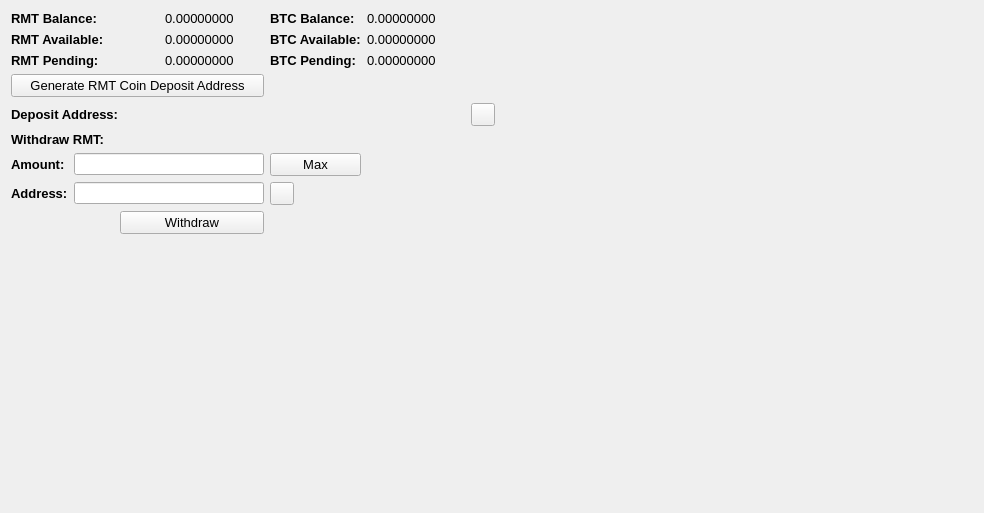
     <widget class="QWidget" name="BalanceTab">
      <attribute name="title">
       <string>Balance</string>
      </attribute>
      <layout class="QGridLayout" name="gridLayout_2">
       <item row="0" column="0" colspan="2">
        <widget class="QLabel" name="label_11">
         <property name="font">
          <font>
           <pointsize>10</pointsize>
           <weight>75</weight>
           <bold>true</bold>
          </font>
         </property>
         <property name="text">
          <string>RMT Balance:</string>
         </property>
        </widget>
       </item>
       <item row="0" column="3">
        <widget class="QLabel" name="RMTBalanceLabel">
         <property name="font">
          <font>
           <pointsize>10</pointsize>
          </font>
         </property>
         <property name="text">
          <string>0.00000000</string>
         </property>
         <property name="textInteractionFlags">
          <set>Qt::LinksAccessibleByMouse|Qt::TextSelectableByMouse</set>
         </property>
        </widget>
       </item>
       <item row="0" column="4">
        <widget class="QLabel" name="label_12">
         <property name="font">
          <font>
           <pointsize>10</pointsize>
           <weight>75</weight>
           <bold>true</bold>
          </font>
         </property>
         <property name="text">
          <string>BTC Balance:</string>
         </property>
        </widget>
       </item>
       <item row="0" column="5">
        <widget class="QLabel" name="BitcoinBalanceLabel">
         <property name="font">
          <font>
           <pointsize>10</pointsize>
          </font>
         </property>
         <property name="text">
          <string>0.00000000</string>
         </property>
         <property name="textInteractionFlags">
          <set>Qt::LinksAccessibleByMouse|Qt::TextSelectableByMouse</set>
         </property>
        </widget>
       </item>
       <item row="0" column="7" rowspan="10">
        <spacer name="horizontalSpacer_4">
         <property name="orientation">
          <enum>Qt::Horizontal</enum>
         </property>
         <property name="sizeHint" stdset="0">
          <size>
           <width>478</width>
           <height>488</height>
          </size>
         </property>
        </spacer>
       </item>
       <item row="1" column="0" colspan="2">
        <widget class="QLabel" name="label_13">
         <property name="font">
          <font>
           <pointsize>10</pointsize>
           <weight>75</weight>
           <bold>true</bold>
          </font>
         </property>
         <property name="text">
          <string>RMT Available:</string>
         </property>
        </widget>
       </item>
       <item row="1" column="3">
        <widget class="QLabel" name="RMTAvailableLabel_2">
         <property name="font">
          <font>
           <pointsize>10</pointsize>
          </font>
         </property>
         <property name="text">
          <string>0.00000000</string>
         </property>
         <property name="textInteractionFlags">
          <set>Qt::LinksAccessibleByMouse|Qt::TextSelectableByMouse</set>
         </property>
        </widget>
       </item>
       <item row="1" column="4">
        <widget class="QLabel" name="label_15">
         <property name="font">
          <font>
           <pointsize>10</pointsize>
           <weight>75</weight>
           <bold>true</bold>
          </font>
         </property>
         <property name="text">
          <string>BTC Available:</string>
         </property>
        </widget>
       </item>
       <item row="1" column="5">
        <widget class="QLabel" name="BitcoinAvailableLabel">
         <property name="font">
          <font>
           <pointsize>10</pointsize>
          </font>
         </property>
         <property name="text">
          <string>0.00000000</string>
         </property>
         <property name="textInteractionFlags">
          <set>Qt::LinksAccessibleByMouse|Qt::TextSelectableByMouse</set>
         </property>
        </widget>
       </item>
       <item row="2" column="0" colspan="2">
        <widget class="QLabel" name="label_14">
         <property name="font">
          <font>
           <pointsize>10</pointsize>
           <weight>75</weight>
           <bold>true</bold>
          </font>
         </property>
         <property name="text">
          <string>RMT Pending:</string>
         </property>
        </widget>
       </item>
       <item row="2" column="3">
        <widget class="QLabel" name="RMTPendingLabel">
         <property name="font">
          <font>
           <pointsize>10</pointsize>
          </font>
         </property>
         <property name="text">
          <string>0.00000000</string>
         </property>
         <property name="textInteractionFlags">
          <set>Qt::LinksAccessibleByMouse|Qt::TextSelectableByMouse</set>
         </property>
        </widget>
       </item>
       <item row="2" column="4">
        <widget class="QLabel" name="label_31">
         <property name="font">
          <font>
           <pointsize>10</pointsize>
           <weight>75</weight>
           <bold>true</bold>
          </font>
         </property>
         <property name="text">
          <string>BTC Pending:</string>
         </property>
        </widget>
       </item>
       <item row="2" column="5">
        <widget class="QLabel" name="BitcoinPendingLabel">
         <property name="font">
          <font>
           <pointsize>10</pointsize>
          </font>
         </property>
         <property name="text">
          <string>0.00000000</string>
         </property>
         <property name="textInteractionFlags">
          <set>Qt::LinksAccessibleByMouse|Qt::TextSelectableByMouse</set>
         </property>
        </widget>
       </item>
       <item row="3" column="0" colspan="4">
        <widget class="QPushButton" name="GenDepositBTN">
         <property name="font">
          <font>
           <pointsize>10</pointsize>
          </font>
         </property>
         <property name="text">
          <string>Generate RMT Coin Deposit Address</string>
         </property>
        </widget>
       </item>
       <item row="4" column="0" colspan="3">
        <widget class="QLabel" name="label_33">
         <property name="font">
          <font>
           <pointsize>10</pointsize>
           <weight>75</weight>
           <bold>true</bold>
          </font>
         </property>
         <property name="text">
          <string>Deposit Address:</string>
         </property>
        </widget>
       </item>
       <item row="4" column="3" colspan="3">
        <widget class="QLabel" name="DepositAddressLabel">
         <property name="minimumSize">
          <size>
           <width>300</width>
           <height>0</height>
          </size>
         </property>
         <property name="palette">
          <palette>
           <active>
            <colorrole role="WindowText">
             <brush brushstyle="SolidPattern">
              <color alpha="255">
               <red>0</red>
               <green>0</green>
               <blue>0</blue>
              </color>
             </brush>
            </colorrole>
            <colorrole role="Text">
             <brush brushstyle="SolidPattern">
              <color alpha="255">
               <red>0</red>
               <green>0</green>
               <blue>255</blue>
              </color>
             </brush>
            </colorrole>
           </active>
           <inactive>
            <colorrole role="WindowText">
             <brush brushstyle="SolidPattern">
              <color alpha="255">
               <red>0</red>
               <green>0</green>
               <blue>0</blue>
              </color>
             </brush>
            </colorrole>
            <colorrole role="Text">
             <brush brushstyle="SolidPattern">
              <color alpha="255">
               <red>0</red>
               <green>0</green>
               <blue>255</blue>
              </color>
             </brush>
            </colorrole>
           </inactive>
           <disabled>
            <colorrole role="WindowText">
             <brush brushstyle="SolidPattern">
              <color alpha="255">
               <red>120</red>
               <green>120</green>
               <blue>120</blue>
              </color>
             </brush>
            </colorrole>
            <colorrole role="Text">
             <brush brushstyle="SolidPattern">
              <color alpha="255">
               <red>120</red>
               <green>120</green>
               <blue>120</blue>
              </color>
             </brush>
            </colorrole>
           </disabled>
          </palette>
         </property>
         <property name="font">
          <font>
           <pointsize>10</pointsize>
           <weight>75</weight>
           <bold>true</bold>
          </font>
         </property>
         <property name="text">
          <string/>
         </property>
         <property name="alignment">
          <set>Qt::AlignRight|Qt::AlignTrailing|Qt::AlignVCenter</set>
         </property>
         <property name="textInteractionFlags">
          <set>Qt::LinksAccessibleByMouse|Qt::TextSelectableByKeyboard|Qt::TextSelectableByMouse</set>
         </property>
        </widget>
       </item>
       <item row="4" column="6">
        <widget class="QToolButton" name="DepositCopyButton">
         <property name="toolTip">
          <string>Copy to clipboard</string>
         </property>
         <property name="text">
          <string/>
         </property>
         <property name="icon">
          <iconset resource="../bitcoin.qrc">
           <normaloff>:/icons/editcopy</normaloff>:/icons/editcopy</iconset>
         </property>
         <property name="shortcut">
          <string>Alt+P</string>
         </property>
        </widget>
       </item>
       <item row="5" column="0" colspan="2">
        <widget class="QLabel" name="label_34">
         <property name="font">
          <font>
           <pointsize>10</pointsize>
           <weight>75</weight>
           <bold>true</bold>
          </font>
         </property>
         <property name="text">
          <string>Withdraw RMT:</string>
         </property>
        </widget>
       </item>
       <item row="6" column="0">
        <widget class="QLabel" name="label_26">
         <property name="font">
          <font>
           <pointsize>10</pointsize>
           <weight>75</weight>
           <bold>true</bold>
          </font>
         </property>
         <property name="text">
          <string>Amount:</string>
         </property>
        </widget>
       </item>
       <item row="6" column="1" colspan="3">
        <widget class="QLineEdit" name="WithdrawUnitsInput">
         <property name="font">
          <font>
           <pointsize>9</pointsize>
           <weight>75</weight>
           <bold>true</bold>
          </font>
         </property>
         <property name="text">
          <string/>
         </property>
        </widget>
       </item>
       <item row="6" column="4">
        <widget class="QPushButton" name="Withdraw_Max_Amount">
         <property name="font">
          <font>
           <pointsize>10</pointsize>
          </font>
         </property>
         <property name="text">
          <string>Max</string>
         </property>
        </widget>
       </item>
       <item row="7" column="0">
        <widget class="QLabel" name="label_10">
         <property name="font">
          <font>
           <pointsize>10</pointsize>
           <weight>75</weight>
           <bold>true</bold>
          </font>
         </property>
         <property name="text">
          <string>Address:</string>
         </property>
        </widget>
       </item>
       <item row="7" column="1" colspan="3">
        <widget class="QLineEdit" name="WithdrawAddress">
         <property name="font">
          <font>
           <pointsize>9</pointsize>
           <weight>75</weight>
           <bold>true</bold>
          </font>
         </property>
        </widget>
       </item>
       <item row="7" column="4">
        <widget class="QToolButton" name="WithdrawPasteButton">
         <property name="toolTip">
          <string>Paste from clipboard</string>
         </property>
         <property name="text">
          <string/>
         </property>
         <property name="icon">
          <iconset resource="../bitcoin.qrc">
           <normaloff>:/icons/editpaste</normaloff>:/icons/editpaste</iconset>
         </property>
         <property name="shortcut">
          <string>Alt+P</string>
         </property>
        </widget>
       </item>
       <item row="8" column="2" colspan="2">
        <widget class="QPushButton" name="WithdrawUnitsBtn">
         <property name="font">
          <font>
           <pointsize>10</pointsize>
          </font>
         </property>
         <property name="text">
          <string>Withdraw</string>
         </property>
        </widget>
       </item>
       <item row="9" column="0" colspan="6">
        <spacer name="verticalSpacer">
         <property name="orientation">
          <enum>Qt::Vertical</enum>
         </property>
         <property name="sizeHint" stdset="0">
          <size>
           <width>428</width>
           <height>262</height>
          </size>
         </property>
        </spacer>
       </item>
      </layout>
      <zorder>label_31</zorder>
      <zorder>label_15</zorder>
      <zorder>label_12</zorder>
      <zorder>label_14</zorder>
      <zorder>label_13</zorder>
      <zorder>label_11</zorder>
      <zorder>BitcoinBalanceLabel</zorder>
      <zorder>RMTBalanceLabel</zorder>
      <zorder>RMTAvailableLabel_2</zorder>
      <zorder>RMTPendingLabel</zorder>
      <zorder>BitcoinAvailableLabel</zorder>
      <zorder>BitcoinPendingLabel</zorder>
      <zorder>label_33</zorder>
      <zorder>GenDepositBTN</zorder>
      <zorder>DepositAddressLabel</zorder>
      <zorder>Withdraw_Max_Amount</zorder>
      <zorder>label_34</zorder>
      <zorder>WithdrawUnitsInput</zorder>
      <zorder>label_10</zorder>
      <zorder>label_26</zorder>
      <zorder>WithdrawAddress</zorder>
      <zorder>WithdrawUnitsBtn</zorder>
      <zorder>horizontalSpacer_4</zorder>
      <zorder>verticalSpacer</zorder>
      <zorder>WithdrawPasteButton</zorder>
      <zorder>DepositCopyButton</zorder>
     </widget>
